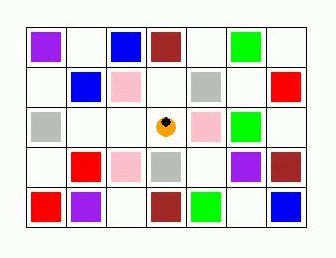
#> input picture misc/phd-research-proposal/images/gifs/optimal-policy-three-colors/frame_00.png, 336 x 258 px; its folder holds 4 pictures in this run
$ python script.py
#> lines starting #> are read from the running program, lines starting #| are printed output that depends on the picture

import os
from PIL import Image

for p in os.listdir("."):
    if p[-4:]!=".png":
        continue
    img = Image.open(p)
#> img is the input picture: PIL image 336x258 P; mean R, G, B 217.3, 209.6, 213
    w, h = img.size
#> w = 336; h = 258
    img.crop((24,24,308,230)).save(p)
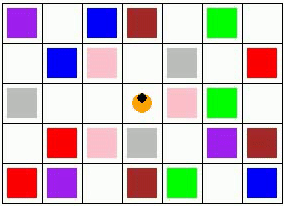
#> saved as frame_00.png: PIL image 284x206 P; mean R, G, B 201.1, 188.7, 195.2
#> pass 2 of the loop `for p in os.listdir("."):`:
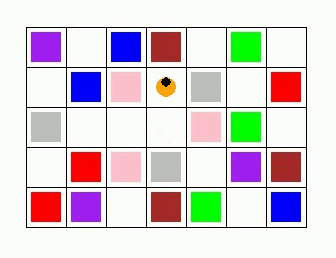
#> input picture misc/phd-research-proposal/images/gifs/optimal-policy-three-colors/frame_01.png, 336 x 258 px
#> img is the input picture: PIL image 336x258 P; mean R, G, B 217.4, 209.6, 213.1
#> `img.crop((24,24,308,230)).save(p)`:
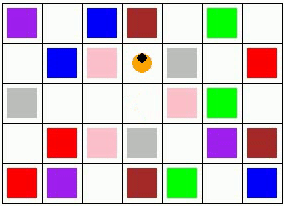
#> saved as frame_01.png: PIL image 284x206 P; mean R, G, B 201.3, 188.8, 195.3
#> pass 3 of the loop `for p in os.listdir("."):`:
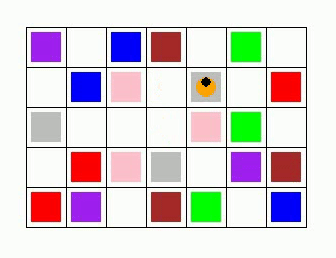
#> input picture misc/phd-research-proposal/images/gifs/optimal-policy-three-colors/frame_02.png, 336 x 258 px
#> img is the input picture: PIL image 336x258 P; mean R, G, B 217.7, 209.9, 213.3
#> `img.crop((24,24,308,230)).save(p)`:
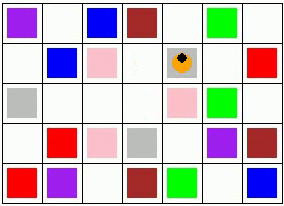
#> saved as frame_02.png: PIL image 284x206 P; mean R, G, B 201.6, 189.1, 195.6
#> the loop made 5 passes; the first 3 are shown
